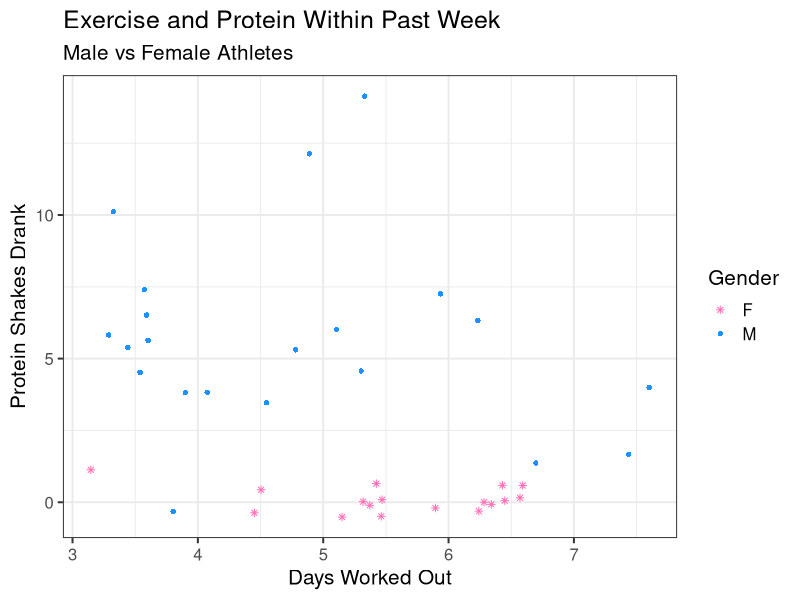

Recreate this plot in R.
## ---- chunk 1
DBZ_Data <- read.csv("DBZ_Data.csv")
## ---- chunk 2
library(ggplot2) 
## ---- chunk 3
ggplot(DBZ_Data, 
       aes(x = Days_Worked_Out, 
           y = Protein_Shake_Drank,
           color = Gender,
           shape = Gender)) +
  scale_color_manual(values = c("F" = "hotpink", "M" = "dodgerblue")) +
  scale_shape_manual(values = c("F" = 8, "M" = 16)) +
  geom_jitter(width=.8, height = .6) +
theme_bw(base_size = 15) +
         ylab("Protein Shakes Drank") +
         xlab("Days Worked Out") +
         ggtitle("Exercise and Protein Within Past Week", subtitle = "Male vs Female Athletes ")
